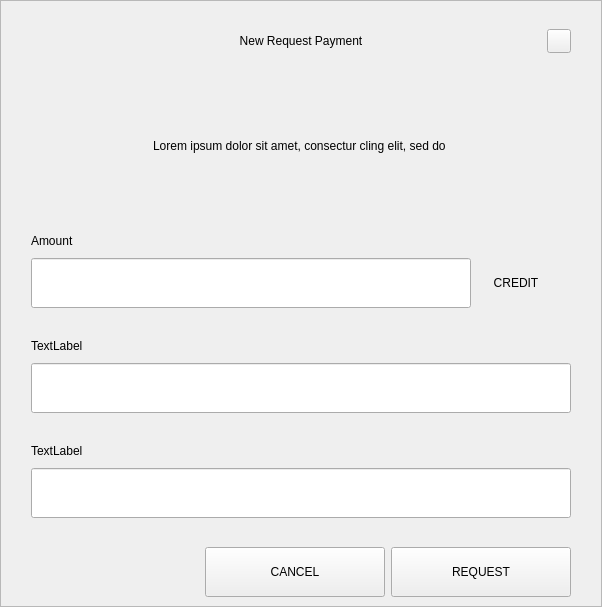
<?xml version="1.0" encoding="UTF-8"?>
<ui version="4.0">
 <class>RequestDialog</class>
 <widget class="QDialog" name="RequestDialog">
  <property name="geometry">
   <rect>
    <x>0</x>
    <y>0</y>
    <width>602</width>
    <height>607</height>
   </rect>
  </property>
  <property name="windowTitle">
   <string>Dialog</string>
  </property>
  <layout class="QVBoxLayout" name="verticalLayout_5">
   <property name="spacing">
    <number>0</number>
   </property>
   <property name="leftMargin">
    <number>0</number>
   </property>
   <property name="topMargin">
    <number>0</number>
   </property>
   <property name="rightMargin">
    <number>0</number>
   </property>
   <property name="bottomMargin">
    <number>0</number>
   </property>
   <item>
    <widget class="QFrame" name="frame">
     <property name="styleSheet">
      <string notr="true"/>
     </property>
     <property name="frameShape">
      <enum>QFrame::StyledPanel</enum>
     </property>
     <property name="frameShadow">
      <enum>QFrame::Raised</enum>
     </property>
     <layout class="QVBoxLayout" name="verticalLayout_4" stretch="1,0,0">
      <property name="spacing">
       <number>0</number>
      </property>
      <property name="leftMargin">
       <number>30</number>
      </property>
      <property name="topMargin">
       <number>20</number>
      </property>
      <property name="rightMargin">
       <number>30</number>
      </property>
      <property name="bottomMargin">
       <number>0</number>
      </property>
      <item>
       <layout class="QHBoxLayout" name="horizontalLayout_3">
        <property name="spacing">
         <number>0</number>
        </property>
        <item>
         <spacer name="horizontalSpacer_21">
          <property name="orientation">
           <enum>Qt::Horizontal</enum>
          </property>
          <property name="sizeHint" stdset="0">
           <size>
            <width>40</width>
            <height>20</height>
           </size>
          </property>
         </spacer>
        </item>
        <item>
         <widget class="QLabel" name="labelTitle">
          <property name="minimumSize">
           <size>
            <width>0</width>
            <height>40</height>
           </size>
          </property>
          <property name="maximumSize">
           <size>
            <width>16777215</width>
            <height>40</height>
           </size>
          </property>
          <property name="styleSheet">
           <string notr="true">padding-left:24px;</string>
          </property>
          <property name="text">
           <string>New Request Payment</string>
          </property>
          <property name="alignment">
           <set>Qt::AlignCenter</set>
          </property>
          <property name="margin">
           <number>7</number>
          </property>
         </widget>
        </item>
        <item>
         <spacer name="horizontalSpacer">
          <property name="orientation">
           <enum>Qt::Horizontal</enum>
          </property>
          <property name="sizeHint" stdset="0">
           <size>
            <width>40</width>
            <height>20</height>
           </size>
          </property>
         </spacer>
        </item>
        <item>
         <widget class="QPushButton" name="btnEsc">
          <property name="minimumSize">
           <size>
            <width>24</width>
            <height>24</height>
           </size>
          </property>
          <property name="maximumSize">
           <size>
            <width>24</width>
            <height>24</height>
           </size>
          </property>
          <property name="focusPolicy">
           <enum>Qt::NoFocus</enum>
          </property>
          <property name="text">
           <string/>
          </property>
         </widget>
        </item>
       </layout>
      </item>
      <item>
       <widget class="QStackedWidget" name="stack">
        <property name="minimumSize">
         <size>
          <width>540</width>
          <height>0</height>
         </size>
        </property>
        <property name="maximumSize">
         <size>
          <width>540</width>
          <height>16777215</height>
         </size>
        </property>
        <property name="currentIndex">
         <number>0</number>
        </property>
        <widget class="QWidget" name="page_1">
         <property name="minimumSize">
          <size>
           <width>540</width>
           <height>0</height>
          </size>
         </property>
         <property name="maximumSize">
          <size>
           <width>540</width>
           <height>16777215</height>
          </size>
         </property>
         <layout class="QVBoxLayout" name="layout1">
          <property name="spacing">
           <number>0</number>
          </property>
          <property name="leftMargin">
           <number>0</number>
          </property>
          <property name="topMargin">
           <number>0</number>
          </property>
          <property name="rightMargin">
           <number>0</number>
          </property>
          <property name="bottomMargin">
           <number>0</number>
          </property>
          <item>
           <spacer name="verticalSpacer_21">
            <property name="orientation">
             <enum>Qt::Vertical</enum>
            </property>
            <property name="sizeType">
             <enum>QSizePolicy::Fixed</enum>
            </property>
            <property name="sizeHint" stdset="0">
             <size>
              <width>20</width>
              <height>30</height>
             </size>
            </property>
           </spacer>
          </item>
          <item alignment="Qt::AlignHCenter">
           <widget class="QLabel" name="labelMessage">
            <property name="minimumSize">
             <size>
              <width>400</width>
              <height>50</height>
             </size>
            </property>
            <property name="text">
             <string>Lorem ipsum dolor sit amet, consectur cling elit, sed do </string>
            </property>
            <property name="alignment">
             <set>Qt::AlignCenter</set>
            </property>
            <property name="wordWrap">
             <bool>true</bool>
            </property>
           </widget>
          </item>
          <item alignment="Qt::AlignBottom">
           <widget class="QWidget" name="containerAmount" native="true">
            <layout class="QVBoxLayout" name="verticalLayout">
             <property name="spacing">
              <number>9</number>
             </property>
             <property name="leftMargin">
              <number>0</number>
             </property>
             <property name="topMargin">
              <number>0</number>
             </property>
             <property name="rightMargin">
              <number>0</number>
             </property>
             <property name="bottomMargin">
              <number>0</number>
             </property>
             <item>
              <widget class="QLabel" name="labelSubtitleAmount">
               <property name="minimumSize">
                <size>
                 <width>350</width>
                 <height>16</height>
                </size>
               </property>
               <property name="maximumSize">
                <size>
                 <width>16777215</width>
                 <height>16</height>
                </size>
               </property>
               <property name="text">
                <string>Amount</string>
               </property>
              </widget>
             </item>
             <item alignment="Qt::AlignTop">
              <widget class="QWidget" name="layoutAmount" native="true">
               <layout class="QHBoxLayout" name="horizontalLayout" stretch="2,0">
                <property name="spacing">
                 <number>0</number>
                </property>
                <property name="leftMargin">
                 <number>0</number>
                </property>
                <property name="topMargin">
                 <number>0</number>
                </property>
                <property name="rightMargin">
                 <number>0</number>
                </property>
                <property name="bottomMargin">
                 <number>0</number>
                </property>
                <item>
                 <widget class="QLineEdit" name="lineEditAmount">
                  <property name="minimumSize">
                   <size>
                    <width>0</width>
                    <height>50</height>
                   </size>
                  </property>
                  <property name="maximumSize">
                   <size>
                    <width>16777215</width>
                    <height>50</height>
                   </size>
                  </property>
                 </widget>
                </item>
                <item>
                 <widget class="QWidget" name="comboContainer" native="true">
                  <property name="minimumSize">
                   <size>
                    <width>100</width>
                    <height>50</height>
                   </size>
                  </property>
                  <property name="maximumSize">
                   <size>
                    <width>16777215</width>
                    <height>50</height>
                   </size>
                  </property>
                  <layout class="QHBoxLayout" name="horizontalLayout_31">
                   <property name="spacing">
                    <number>0</number>
                   </property>
                   <property name="leftMargin">
                    <number>0</number>
                   </property>
                   <property name="topMargin">
                    <number>0</number>
                   </property>
                   <property name="rightMargin">
                    <number>10</number>
                   </property>
                   <property name="bottomMargin">
                    <number>0</number>
                   </property>
                   <item>
                    <widget class="QLabel" name="comboBoxCoin">
                     <property name="text">
                      <string>CREDIT</string>
                     </property>
                     <property name="alignment">
                      <set>Qt::AlignCenter</set>
                     </property>
                    </widget>
                   </item>
                  </layout>
                 </widget>
                </item>
               </layout>
              </widget>
             </item>
            </layout>
           </widget>
          </item>
          <item>
           <spacer name="verticalSpacer_31">
            <property name="orientation">
             <enum>Qt::Vertical</enum>
            </property>
            <property name="sizeType">
             <enum>QSizePolicy::Fixed</enum>
            </property>
            <property name="sizeHint" stdset="0">
             <size>
              <width>20</width>
              <height>30</height>
             </size>
            </property>
           </spacer>
          </item>
          <item>
           <layout class="QVBoxLayout" name="verticalLayoutLabel">
            <property name="spacing">
             <number>9</number>
            </property>
            <item>
             <widget class="QLabel" name="labelSubtitleLabel">
              <property name="minimumSize">
               <size>
                <width>0</width>
                <height>16</height>
               </size>
              </property>
              <property name="maximumSize">
               <size>
                <width>16777215</width>
                <height>16</height>
               </size>
              </property>
              <property name="text">
               <string>TextLabel</string>
              </property>
             </widget>
            </item>
            <item>
             <widget class="QLineEdit" name="lineEditLabel">
              <property name="minimumSize">
               <size>
                <width>0</width>
                <height>50</height>
               </size>
              </property>
              <property name="maximumSize">
               <size>
                <width>16777215</width>
                <height>50</height>
               </size>
              </property>
             </widget>
            </item>
           </layout>
          </item>
          <item>
           <spacer name="verticalSpacer_34">
            <property name="orientation">
             <enum>Qt::Vertical</enum>
            </property>
            <property name="sizeType">
             <enum>QSizePolicy::Fixed</enum>
            </property>
            <property name="sizeHint" stdset="0">
             <size>
              <width>20</width>
              <height>30</height>
             </size>
            </property>
           </spacer>
          </item>
          <item>
           <layout class="QVBoxLayout" name="verticalLayoutDescription">
            <property name="spacing">
             <number>9</number>
            </property>
            <item>
             <widget class="QLabel" name="labelSubtitleDescription">
              <property name="minimumSize">
               <size>
                <width>0</width>
                <height>16</height>
               </size>
              </property>
              <property name="maximumSize">
               <size>
                <width>16777215</width>
                <height>16</height>
               </size>
              </property>
              <property name="text">
               <string>TextLabel</string>
              </property>
             </widget>
            </item>
            <item>
             <widget class="QLineEdit" name="lineEditDescription">
              <property name="minimumSize">
               <size>
                <width>0</width>
                <height>50</height>
               </size>
              </property>
              <property name="maximumSize">
               <size>
                <width>16777215</width>
                <height>50</height>
               </size>
              </property>
             </widget>
            </item>
            <item>
             <spacer name="verticalSpacer_4">
              <property name="orientation">
               <enum>Qt::Vertical</enum>
              </property>
              <property name="sizeType">
               <enum>QSizePolicy::Fixed</enum>
              </property>
              <property name="sizeHint" stdset="0">
               <size>
                <width>20</width>
                <height>20</height>
               </size>
              </property>
             </spacer>
            </item>
           </layout>
          </item>
         </layout>
        </widget>
        <widget class="QWidget" name="page_2">
         <layout class="QVBoxLayout" name="layout2">
          <item>
           <spacer name="verticalSpacer_5">
            <property name="orientation">
             <enum>Qt::Vertical</enum>
            </property>
            <property name="sizeType">
             <enum>QSizePolicy::Fixed</enum>
            </property>
            <property name="sizeHint" stdset="0">
             <size>
              <width>20</width>
              <height>50</height>
             </size>
            </property>
           </spacer>
          </item>
          <item alignment="Qt::AlignHCenter">
           <widget class="QLabel" name="labelQrImg">
            <property name="minimumSize">
             <size>
              <width>260</width>
              <height>260</height>
             </size>
            </property>
            <property name="maximumSize">
             <size>
              <width>260</width>
              <height>260</height>
             </size>
            </property>
            <property name="text">
             <string/>
            </property>
            <property name="alignment">
             <set>Qt::AlignCenter</set>
            </property>
           </widget>
          </item>
          <item>
           <spacer name="verticalSpacer_2">
            <property name="orientation">
             <enum>Qt::Vertical</enum>
            </property>
            <property name="sizeType">
             <enum>QSizePolicy::Fixed</enum>
            </property>
            <property name="sizeHint" stdset="0">
             <size>
              <width>20</width>
              <height>30</height>
             </size>
            </property>
           </spacer>
          </item>
          <item alignment="Qt::AlignHCenter">
           <widget class="QLabel" name="labelAddress">
            <property name="text">
             <string>E7VFR83SQbiezrW72hjcWJtcfip5krte2Z </string>
            </property>
           </widget>
          </item>
          <item>
           <spacer name="verticalSpacer_32">
            <property name="orientation">
             <enum>Qt::Vertical</enum>
            </property>
            <property name="sizeType">
             <enum>QSizePolicy::Expanding</enum>
            </property>
            <property name="sizeHint" stdset="0">
             <size>
              <width>20</width>
              <height>20</height>
             </size>
            </property>
           </spacer>
          </item>
          <item>
           <layout class="QHBoxLayout" name="horizontal">
            <property name="leftMargin">
             <number>20</number>
            </property>
            <property name="rightMargin">
             <number>20</number>
            </property>
            <property name="bottomMargin">
             <number>20</number>
            </property>
            <item>
             <spacer name="horizontalSpacer_4">
              <property name="orientation">
               <enum>Qt::Horizontal</enum>
              </property>
              <property name="sizeHint" stdset="0">
               <size>
                <width>40</width>
                <height>20</height>
               </size>
              </property>
             </spacer>
            </item>
            <item>
             <widget class="QPushButton" name="btnCopyAddress">
              <property name="minimumSize">
               <size>
                <width>180</width>
                <height>50</height>
               </size>
              </property>
              <property name="text">
               <string>COPY ADDRESS</string>
              </property>
             </widget>
            </item>
            <item>
             <widget class="QPushButton" name="btnCopyUrl">
              <property name="minimumSize">
               <size>
                <width>180</width>
                <height>50</height>
               </size>
              </property>
              <property name="text">
               <string>COPY URL</string>
              </property>
             </widget>
            </item>
            <item>
             <spacer name="horizontalSpacer_2">
              <property name="orientation">
               <enum>Qt::Horizontal</enum>
              </property>
              <property name="sizeHint" stdset="0">
               <size>
                <width>40</width>
                <height>20</height>
               </size>
              </property>
             </spacer>
            </item>
           </layout>
          </item>
         </layout>
        </widget>
       </widget>
      </item>
      <item>
       <widget class="QWidget" name="buttonsStack" native="true">
        <layout class="QHBoxLayout" name="horizontalLayout_5">
         <property name="leftMargin">
          <number>20</number>
         </property>
         <property name="rightMargin">
          <number>0</number>
         </property>
         <item>
          <spacer name="horizontalSpacer_41">
           <property name="orientation">
            <enum>Qt::Horizontal</enum>
           </property>
           <property name="sizeHint" stdset="0">
            <size>
             <width>40</width>
             <height>20</height>
            </size>
           </property>
          </spacer>
         </item>
         <item>
          <widget class="QPushButton" name="btnCancel">
           <property name="minimumSize">
            <size>
             <width>180</width>
             <height>50</height>
            </size>
           </property>
           <property name="focusPolicy">
            <enum>Qt::NoFocus</enum>
           </property>
           <property name="text">
            <string>CANCEL</string>
           </property>
          </widget>
         </item>
         <item>
          <widget class="QPushButton" name="btnSave">
           <property name="minimumSize">
            <size>
             <width>180</width>
             <height>50</height>
            </size>
           </property>
           <property name="focusPolicy">
            <enum>Qt::NoFocus</enum>
           </property>
           <property name="text">
            <string>REQUEST</string>
           </property>
          </widget>
         </item>
        </layout>
       </widget>
      </item>
     </layout>
    </widget>
   </item>
  </layout>
 </widget>
 <resources/>
 <connections/>
</ui>
